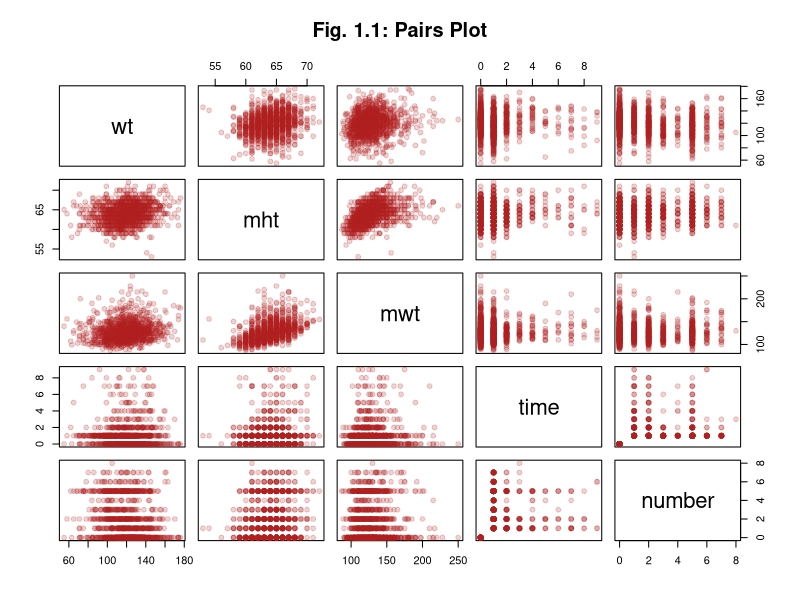
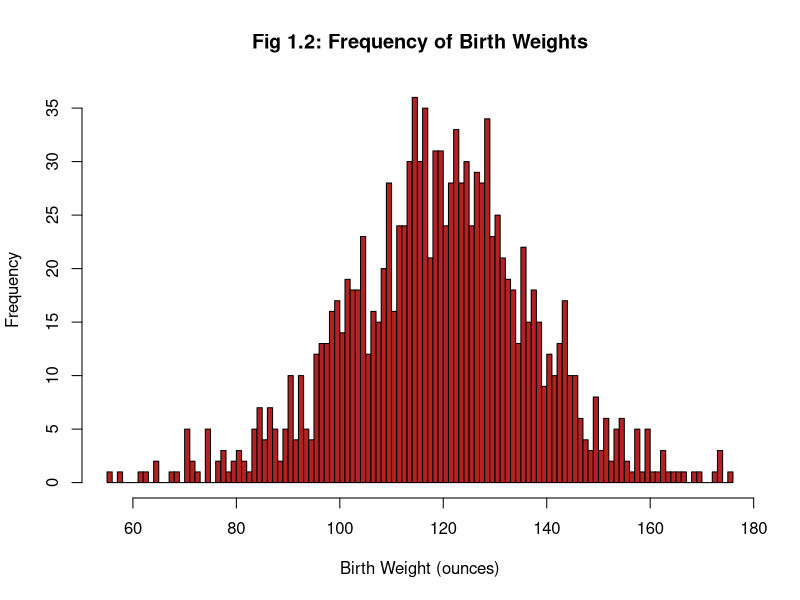
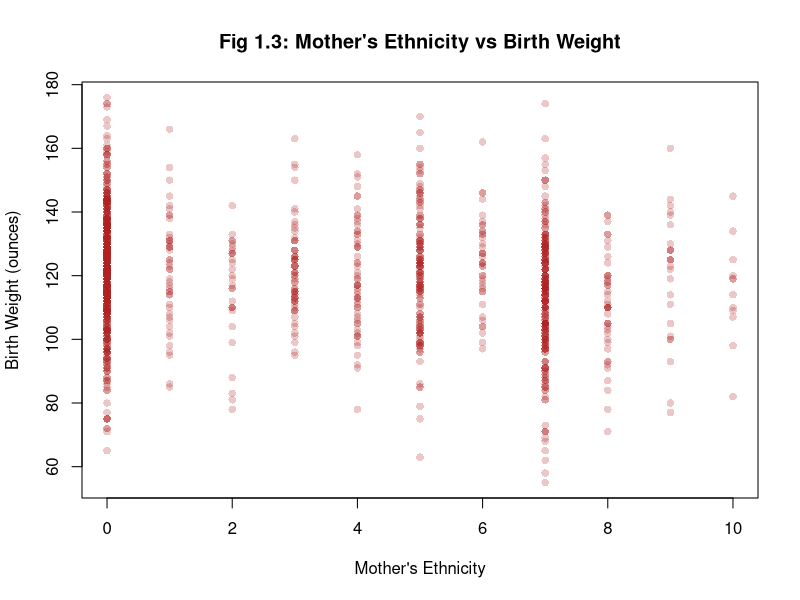
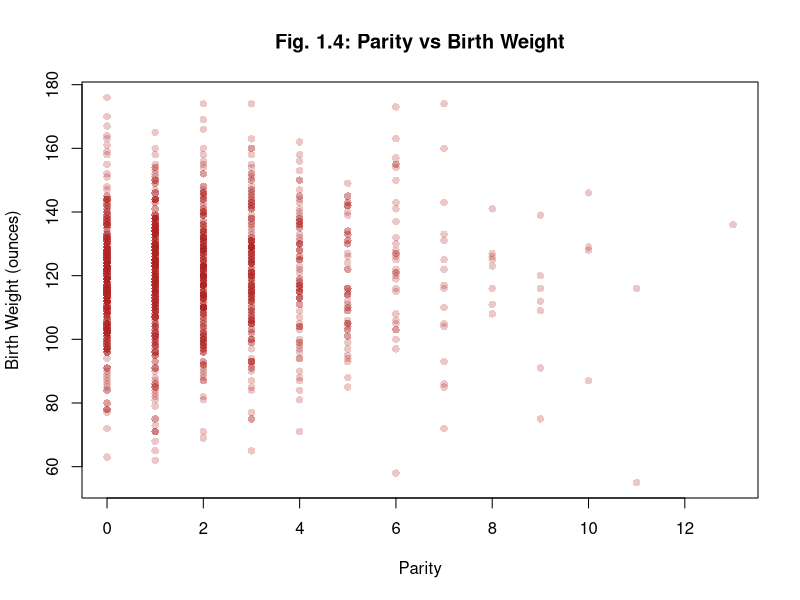
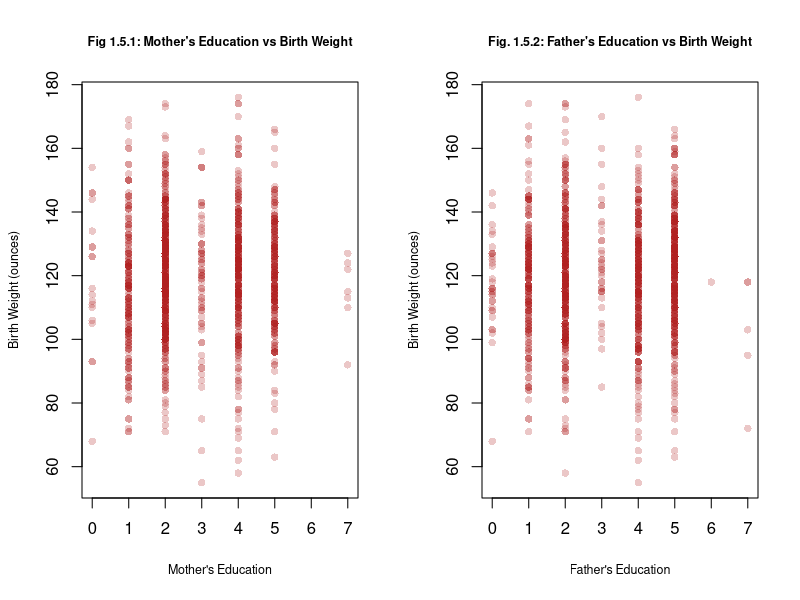
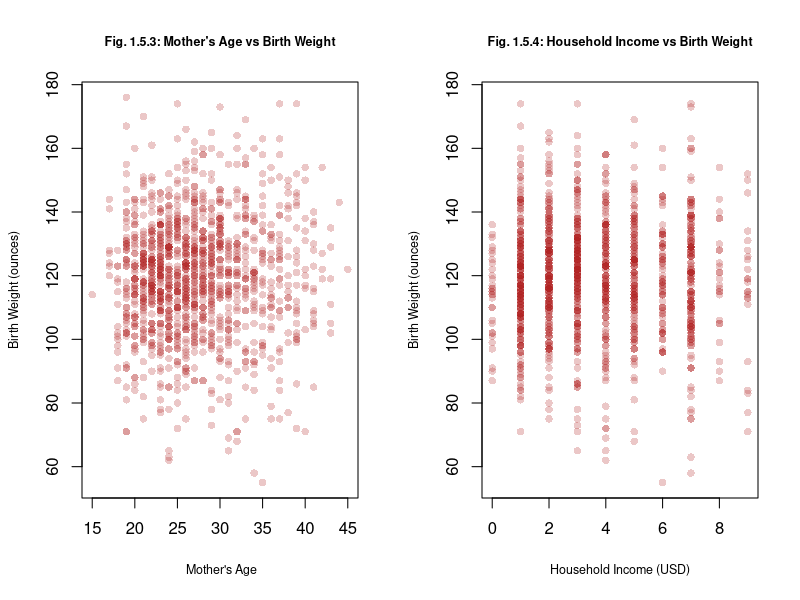
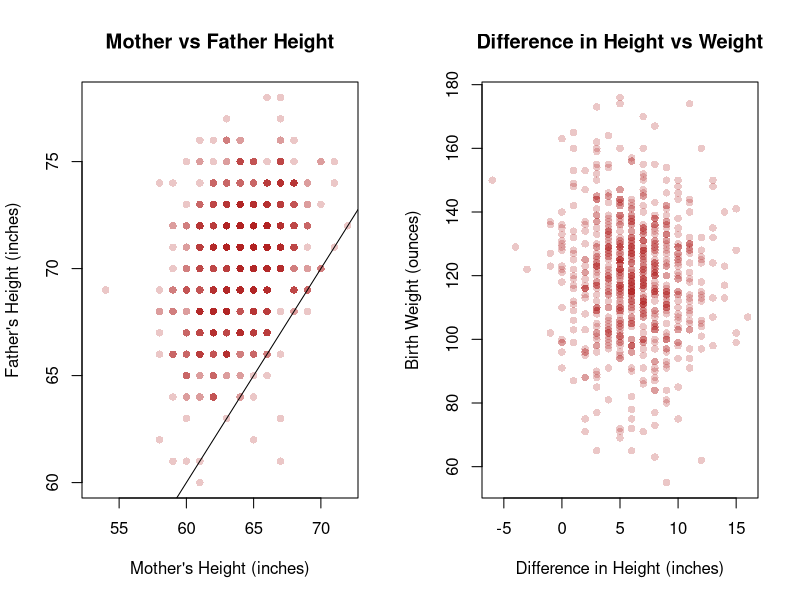
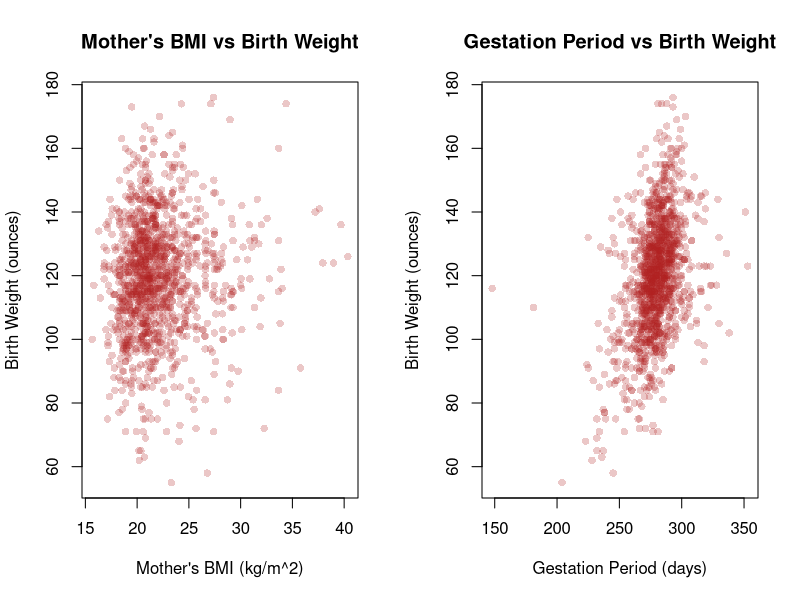

R code for these plots, in order:
## ---- chunk 1
# Knitr Configuration
knitr::opts_chunk$set(
  comment = NA,
  cache = TRUE,
  include = TRUE,
  echo = FALSE,
  results = "markup",
  fig.show = "asis",
  fig.height = 3.5,
  fig.align = "center"
)
## ---- chunk 2
# Define all the functions and constants used later

# Category names for Ethnicity variates
ethLabels <- c(
  "Caucasian",
  "Mexican",
  "African-American",
  "Asian",
  "Mixed",
  "Other"
)

# Category names for Education variates
edLabels <- c(
  "Elementary School",
  "Middle School",
  "High School",
  "High School + Trade School",
  "High School + Some College",
  "College Graduate",
  "Trade School",
  "High School Unclear"
)

# Number of imputed datasets
k <- 5

# Unit conversion factors
poundsToKg <- 0.453592
inchesToM <- 0.0254

# The boundaries for BMI categories
# See this page for the source:
# https://www.mayoclinic.org/healthy-lifestyle/pregnancy-week-by-week/in-depth/pregnancy-weight-gain/art-20044360?pg=1
underweightNormalBoundary <- 18.5
normalOverweightBoundary <- 25
overweightObeseBoundary <- 30

# Use test 10% for test set in cross validation
testSetRatio = 0.1
## ---- chunk 3
isUnderweight <- function (bmi) bmi < underweightNormalBoundary
isNormal <- function (bmi) bmi < normalOverweightBoundary &
                           bmi >= underweightNormalBoundary
isOverweight <- function (bmi) bmi < overweightObeseBoundary &
                               bmi >= normalOverweightBoundary
isObese <- function (bmi) bmi >= overweightObeseBoundary

bmi <- function (wtLbs, htIn) (wtLbs * poundsToKg) / (htIn * inchesToM)^2
## ---- chunk 4
# Roughly translate the "number" category to a floating point
# number of the actual number of cigarettes smoked
numCigs <- function (number) (number <= 4) * (5 * number - 2.5) +
                             (number > 4) * (10 * number - 25.5)
## ---- chunk 5
# Re-encoding and labelling variates as factors
decodeBirthVariates <- function (birthsDataset) {
  newDataset = data.frame(birthsDataset)

  newDataset$meth <- cut(
    birthsDataset$meth,
    breaks = c(0, 5:10), 
    labels = ethLabels,
    right = TRUE,
    include.lowest= TRUE
  )

  newDataset$med <- cut(
    birthsDataset$med,
    breaks = 0:8, 
    labels = edLabels,
    right = FALSE
  )

  newDataset$feth <- cut(
    birthsDataset$feth,
    breaks = c(0, 5:10),
    labels = ethLabels,
    right = TRUE,
    include.lowest= TRUE
  )

  newDataset$fed <- cut(
    birthsDataset$fed,
    breaks = 0:8, 
    labels = edLabels,
    right = FALSE
  )

  newDataset$smoke <- cut(
    birthsDataset$smoke,
    breaks = 0:4, 
    labels = c(
      "Never",
      "Smokes Now",
      "Until Pregnancy",
      "Doesn't Smoke Anymore"
    ),
    right = FALSE
  )

  newDataset$marital <- cut(
    birthsDataset$marital,
    breaks = 0:5,
    labels = c(
      "Married",
      "Legally Separated",
      "Divorced",
      "Widowed",
      "Never Married"
    )
  )

  newDataset$number <- numCigs(birthsDataset$number)

  newDataset$time <- cut(
    birthsDataset$time,
    breaks = 0:10,
    labels = c(
      "Never Smoked",
      "Still Smokes",
      "During Pregnancy",
      "Less Than A Year",
      "1-2 Years",
      "2-3 Years",
      "3-4 Years",
      "5-9 Years",
      "More Than 10 Years",
      "Quit But Don't Know When"
    ),
    right = FALSE
  )

  newDataset$income <- cut(
    birthsDataset$income,
    breaks = c(0, 1, 2, 10),
    labels = c(
      "Under 2500",
      "2500-4999",
      "5000-Over 25000"
    ),
    right = FALSE
  )

  newDataset
}
## ---- chunk 6
smokingImpact <- function (time, number) {
  cigaretteEffectRatio = 6
  # Take the average of the bounds of the range of cigarettes smoked by a given category
  # as the approximate exact number of cigarettes smoked per day
  # https://www.med.uottawa.ca/sim/data/Smoking_and_Health_e.htm shows that it took a
  # six-fold increase in the number of cigarettes smoked a day to double the impact
  # on the likelihood of developing lung cancer. We approximate the effect of smoking
  # on birth with this ratio too.
  activeSmokingImpact = (number != 0) * 2^(numCigs(number) / cigaretteEffectRatio)
  
  impactTimeDecay = 2
  
  # Approximate a scalar number of years since quiting based on the categorical variable
  yearsQuit = (time >= 3) * (-2.5 + time) + (time >= 7) * (-18.5 + 3 * time)
  # Time = 1 or 2 are special cases with 0 decay
  yearsQuit = yearsQuit * (time >= 3)
  
  decayedSmokingImpact = activeSmokingImpact * exp(-yearsQuit / impactTimeDecay)
  
  decayedSmokingImpact
}
## ---- chunk 7
craftFeatures <- function (imputedBirthsDataset) {
  newDataset = decodeBirthVariates(imputedBirthsDataset)

  newDataset$sameEth <- factor(
    imputedBirthsDataset$meth == imputedBirthsDataset$feth,
    labels = c("Different", "Same")
  )
  # What about "Other" though?
  
  newDataset$htDiff <- newDataset$fht - newDataset$mht
    
  newDataset$lateMom <- factor(
    newDataset$parity == 0 & newDataset$mage >= 35,
    labels = c("Not late", "Late")
  )

  newDataset$mBMI <- bmi(newDataset$mwt, newDataset$mht)
  
  newDataset$mBMICategory <- factor(
    1 * isNormal(newDataset$mBMI)
      + 2 * isOverweight(newDataset$mBMI)
      + 3 * isObese(newDataset$mBMI),
    labels = c("Underweight", "Normal", "Overweight", "Obese")
  )
  
  newDataset$smokingImpact <- smokingImpact(
    imputedBirthsDataset$time,
    imputedBirthsDataset$number
  )
  
  newDataset
}
## ---- chunk 8
meanAIC <- function (model, datasets) mean(sapply(
  datasets,
  function (dataset) AIC(update(model, data = dataset))
))
## ---- chunk 9
selectModel <- function (
  datasets,
  predictedVar,
  excludedVars = c(),
  specialTerms = c()
) {
  selectedModelMeanAIC = .Machine$integer.max
  selectedModel = NULL
  
  for (dataset in datasets) {
    M0 = lm(wt ~ 1, data = dataset)
    Mmax = lm(
      formula(paste(
        predictedVar,
        "~",
        "(.",
        Reduce(function (l, r) paste(l, r), Map(function (term) paste("-", term), excludedVars), ""),
        ")^2",
        Reduce(function (l, r) paste(l, r), Map(function (term) paste("+", term), specialTerms), "")
      )),
      data = dataset
    )
  
    candidateModel = step(
      lm(wt ~ 1, data = dataset),
      scope = list(lower = M0, upper = Mmax),
      direction = "both",
      trace = 0
    )
  
    candidateModelMeanAIC = mean(sapply(
      datasets,
      function (dataset) AIC(update(candidateModel, data = dataset))
    ))
  
    if (candidateModelMeanAIC < selectedModelMeanAIC) {
      selectedModel = update(candidateModel, data = dataset)
      selectedModelMeanAIC = candidateModelMeanAIC
    }
  }
  
  selectedModel
}
## ---- chunk 10
crossValidate <- function (model1, model2, datasets) {
  # "Usually about a thousand is fine" - M. Lysy, Nov. 27, 2018
  m = 1000

  model1rPMSE <- vector(mode = "numeric", length = m)
  model2rPMSE <- vector(mode = "numeric", length = m)

  for (i in 1:m) {
    chosenSet = datasets[[1 + i %% k]]
    Ntotal = nrow(chosenSet)
    Ntest = floor(Ntotal * testSetRatio)
    outOfSampleIndices = sample(Ntotal, Ntest)
    trainSet = chosenSet[-outOfSampleIndices, ]
    testSet = chosenSet[outOfSampleIndices, ]
    
    model1 = update(model1, data = trainSet)
    model2 = update(model2, data = trainSet)
    outOfSamplePredictions1 = predict(model1, newdata = testSet)
    outOfSamplePredictions2 = predict(model2, newdata = testSet)
    predictionErrors1 = (testSet$wt - outOfSamplePredictions1) ^ 2
    predictionErrors2 = (testSet$wt - outOfSamplePredictions2) ^ 2
    model1rPMSE[i] <- sqrt(sum(predictionErrors1) / Ntest)
    model2rPMSE[i] <- sqrt(sum(predictionErrors2) / Ntest)
  }
  
  list(
    rPMSEs = data.frame(model1 = model1rPMSE, model2 = model2rPMSE),
    actual = testSet$wt,
    predictions = data.frame(
      model1 = outOfSamplePredictions1,
      model2 = outOfSamplePredictions2
    ),
    residuals = data.frame(
      model1 = outOfSamplePredictions1 - testSet$wt,
      model2 = outOfSamplePredictions2 - testSet$wt
    )
  )
}
## ---- chunk 11
# Import
births <- read.csv("chds_births.csv")
## ---- chunk 12
mendedBirths <- data.frame(births)
mendedBirths[mendedBirths$marital == 0, "marital"] <- NA
## ---- chunk 13
library(mice)
options(warn=-1)

multiplyImputedBirths <- mice(
  mendedBirths,
  m = k,
  method = "pmm",
  seed = 500,
  printFlag = FALSE
)

imputedBirths <- lapply(1:k, function(i) complete(multiplyImputedBirths, i))
## ---- chunk 14
decodedImputedBirths <- lapply(imputedBirths, decodeBirthVariates)
## ---- chunk 15
engineeredFeatureBirths <- lapply(imputedBirths, craftFeatures)
## ---- chunk 16
pairs(
  births[c("wt", "mht", "mwt", "time", "number")],
  col = adjustcolor("firebrick", 0.2),
  pch = 19,
  main = "Fig. 1.1: Pairs Plot"
)
## ---- chunk 17
hist(
  births$wt,
  breaks = 100,
  col = "firebrick",
  main = "Fig 1.2: Frequency of Birth Weights",
  xlab = "Birth Weight (ounces)",
  mar = c(1, 4, 1, 2) + 0.1
) 
## ---- chunk 18
plot(
  births$meth,
  births$wt,
  col = adjustcolor("firebrick", 0.25),
  pch = 16,
  main = "Fig 1.3: Mother's Ethnicity vs Birth Weight",
  xlab = "Mother's Ethnicity",
  ylab = "Birth Weight (ounces)",
  mar = c(1, 4, 1, 2) +0.1
)
## ---- chunk 19
plot(
  births$parity,
  births$wt,
  pch = 16,
  col = adjustcolor("firebrick", 0.25),
  main = "Fig. 1.4: Parity vs Birth Weight",
  xlab = "Parity",
  ylab = "Birth Weight (ounces)"
)
## ---- chunk 20
par(mfrow = c(1, 2))
plot(
  births$med,
  births$wt,
  col = adjustcolor("firebrick", 0.25),
  pch = 16,
  cex.main = 0.75,
  cex.lab = 0.75,
  main = "Fig 1.5.1: Mother's Education vs Birth Weight",
  xlab = "Mother's Education",
  ylab = "Birth Weight (ounces)"
)
plot(
  births$fed,
  births$wt,
  col = adjustcolor("firebrick", 0.25),
  pch = 16,
  cex.main = 0.75,
  cex.lab = 0.75,
  main = "Fig. 1.5.2: Father's Education vs Birth Weight",
  xlab = "Father's Education",
  ylab = "Birth Weight (ounces)"
)
plot(
  births$mage,
  births$wt,
  pch = 16,
  cex.main = 0.75,
  cex.lab = 0.75,
  col = adjustcolor("firebrick", 0.25),
  main = "Fig. 1.5.3: Mother's Age vs Birth Weight",
  xlab = " Mother's Age",
  ylab = "Birth Weight (ounces)"
)
plot(
  births$income,
  births$wt,
  pch = 16,
  cex.main = 0.75,
  cex.lab = 0.75,
  col = adjustcolor("firebrick", 0.25),
  main = "Fig. 1.5.4: Household Income vs Birth Weight",
  xlab = "Household Income (USD)",
  ylab = "Birth Weight (ounces)"
)
## ---- chunk 21
par(mfrow = c(1,2))
plot(
  births$mht,
  births$fht,
  col = adjustcolor("firebrick", 0.25),
  pch = 16,
  main = "Mother vs Father Height",
  xlab = "Mother's Height (inches)",
  ylab = "Father's Height (inches)"
)
abline(coef = c(0, 1))
plot(
  births$fht - births$mht,
  births$wt,
  pch = 16,
  col = adjustcolor("firebrick", 0.25),
  main = "Difference in Height vs Weight",
  xlab = "Difference in Height (inches)",
  ylab = "Birth Weight (ounces)"
)
## ---- chunk 22
plot(
  bmi(births$mwt, births$mht),
  births$wt,
  pch = 16,
  col = adjustcolor("firebrick", 0.25),
  main = "Mother's BMI vs Birth Weight",
  xlab = "Mother's BMI (kg/m^2)",
  ylab = "Birth Weight (ounces)"
)
## ---- chunk 23
plot(
  births$gestation,
  births$wt,
  col = adjustcolor("firebrick", 0.25),
  main = "Gestation Period vs Birth Weight",
  xlab = "Gestation Period (days)",
  ylab = "Birth Weight (ounces)",
  pch = 16
)
## ---- chunk 24
paste("Number of Occurrences per Marital Status category")
summary(factor(births$marital))
## ---- chunk 25
N <- nrow(mendedBirths)

round(sapply(colnames(mendedBirths), function (colname) sum(is.na(mendedBirths[colname])) / N), 2)
nrow(na.omit(mendedBirths[, !(colnames(mendedBirths) %in% c("fht", "fwt", "income"))])) / N
## ---- chunk 26
basicBirthWeightModel <- selectModel(
  decodedImputedBirths,
  "wt",
  excludedVars = c("gestation", "smoke")
)
basicBirthWeightModelMeanAIC <- meanAIC(basicBirthWeightModel, decodedImputedBirths)
basicBirthWeightModel$call
## ---- chunk 27
engineeredBirthWeightModel <- selectModel(
  engineeredFeatureBirths,
  "wt",
  c("gestation", "smoke", "time", "fht", "mBMICategory"),
  c("time")#, smokingImpact:smokingQuitCategory")
  #c("smokingImpact", "mBMI", "htDiff", "sameEth",  "lateMom")
)
engineeredBirthWeightModelMeanAIC <- meanAIC(
  engineeredBirthWeightModel,
  engineeredFeatureBirths
)
engineeredBirthWeightModel$call
## ---- chunk 28
layout(matrix(c(1, 2, 4, 5), 1, 2, byrow = TRUE))
plot(basicBirthWeightModel, which = c(2, 1), cex = 0.4, pch = 19, main = NULL)

## ---- chunk 29
layout(matrix(c(1, 2, 4, 5), 1, 2, byrow = TRUE))
plot(engineeredBirthWeightModel, which = c(2, 1), cex = 0.4, pch = 19, main = NULL)
## ---- chunk 30
# Cook's Distance vs. Leverage for Basic Model
D <- cooks.distance(basicBirthWeightModel) 
infl.ind <- which.max(D)
h <- hatvalues(basicBirthWeightModel)
p <- length(coef(basicBirthWeightModel))
n <- nobs(basicBirthWeightModel)
hbar <- p/n
lev.ind <- h > 2*hbar 
clrs <- rep("black", len = n)
clrs[lev.ind] <- "blue"
clrs[infl.ind] <- "red"
par(mfrow = c(1, 1), mar = c(4, 4, 1, 1))
cex <- .8

# Cook's Distance vs. Leverage for Engineered Model
D2 <- cooks.distance(engineeredBirthWeightModel) 
infl.ind2 <- which.max(D2) 
h2 <- hatvalues(engineeredBirthWeightModel)
p2 <- length(coef(engineeredBirthWeightModel))
n2 <- nobs(engineeredBirthWeightModel)
hbar2 <- p2/n2
lev.ind2 <- h2 > 2*hbar2 
clrs2 <- rep("black", len = n)

clrs2[lev.ind2] <- "blue"
clrs2[infl.ind2] <- "red"
par(mfrow = c(1,1), mar = c(4,4,1,1))
cex <- .8
par(mfrow = c(1,2))
plot(h, D, xlab = "Leverage", ylab = "Cook's Influence Measure", main = "Leverage for Basic Model", pch = 21, bg = clrs, cex.main = 0.9, cex.axis = cex)
abline(v = 2*hbar, col = "grey60", lty = 2) # 2x average leverage

legend("topleft", legend = c("High Leverage", "High Influence"), pch = 21,pt.bg = c("blue", "red"), cex = cex, pt.cex = cex)

plot(h2, D2, xlab = "Leverage", ylab = "Cook's Influence Measure", main = "Leverage for Engineered Model", pch = 21, bg = clrs, cex.main = 0.9, cex.axis = cex)
abline(v = 2*hbar2, col = "grey60", lty = 2) # 2x average leverage

legend(
  "topleft",
  legend = c("High Leverage", "High Influence"),
  pch = 21,
  pt.bg = c("blue", "red"),
  cex = 0.5,
  pt.cex = 0.8
)
## ---- chunk 31
press1 <- resid(basicBirthWeightModel) / (1 - hatvalues(basicBirthWeightModel)) 
press2 <-  resid(engineeredBirthWeightModel) / (1 - hatvalues(engineeredBirthWeightModel))
AIC1 <- c("Basic", "Engineered")

#display results
disp <- rbind(
  AIC = c(
    engineeredBirthWeightModelMeanAIC,
    basicBirthWeightModelMeanAIC),
    PRESS = c(sum(press1^2), sum(press2^2)
  )
)
colnames(disp) <- c("Basic", "Engineered")
disp
## ---- chunk 32
cvResults <- crossValidate(
  basicBirthWeightModel,
  engineeredBirthWeightModel,
  engineeredFeatureBirths
)
## ---- chunk 33
rPMSEs <- cvResults$rPMSEs
paste(mean(rPMSEs$model1), sd(rPMSEs$model1))
paste(mean(rPMSEs$model2), sd(rPMSEs$model2))
boxplot(list(model1rPMSE = rPMSEs$model1, model2rPMSE = rPMSEs$model2))

par(mfrow=c(1,2))
plot(
  cvResults$predictions$model1,
  cvResults$residuals$model1,
  main = "Predicted Values vs Basic Model Res",
  cex.main = 0.8,
  xlab = "Predicted Values",
  ylab = "Basic Model Residuals"
)
plot(
  cvResults$predictions$model2,
  cvResults$residuals$model2,
  main = "Predicted Values vs Engineered Model Res",
  cex.main = 0.8,
  xlab = "Predicted Values",
  ylab = "Engineered Model Residuals"
)
## ---- chunk 34
par(mfrow = c(1, 2))
qqnorm(
  cvResults$residuals$model1,
  main = "Normal Q-Q Plot for Basic",
  cex.main = 0.85
)
abline(a = 0, b = 20, lty = 2, col = "blue")

qqnorm(
  cvResults$residuals$model2,
  main = "Normal Q-Q Plot for Engineered",
  cex.main = 0.85
)
abline(a = 0, b = 20, lty = 2, col = "blue")
## ---- chunk 35
# Reconfigure Knitr for Appendix
knitr::opts_chunk$set(include = TRUE, echo = TRUE, eval = FALSE)
## ---- chunk 36

## ---- chunk 37

## ---- chunk 38

## ---- chunk 39

## ---- chunk 40

## ---- chunk 41

## ---- chunk 42

## ---- chunk 43

## ---- chunk 44

## ---- chunk 45

## ---- chunk 46

## ---- chunk 47

## ---- chunk 48

## ---- chunk 49

## ---- chunk 50

## ---- chunk 51

## ---- chunk 52

## ---- chunk 53

## ---- chunk 54

## ---- chunk 55

## ---- chunk 56

## ---- chunk 57

## ---- chunk 58

## ---- chunk 59

## ---- chunk 60

## ---- chunk 61

## ---- chunk 62

## ---- chunk 63

## ---- chunk 64
round(
  sapply(
    0:13,
    function (parity) c(
      mean(births[births$parity == parity, "wt"]),
      sd(births[births$parity == parity, "wt"])
    )
  ),
  2
)
## ---- chunk 65
qqplot(
  cvResults$predictions$model1,
  cvResults$actual,
  main = "Q-Q Plot",
  xlab = "Predicted Values",
  ylab = "Actual Values"
)
abline(a = 0, b = 1, lty = 2, col = "red")

qqplot(
  cvResults$predictions$model2,
  cvResults$actual,
  main = "Q-Q Plot",
  xlab = "Predicted Values",
  ylab = "Actual Values"
)
abline(a = 0, b = 1, lty = 2, col = "red")
## ---- chunk 66

## ---- chunk 67
